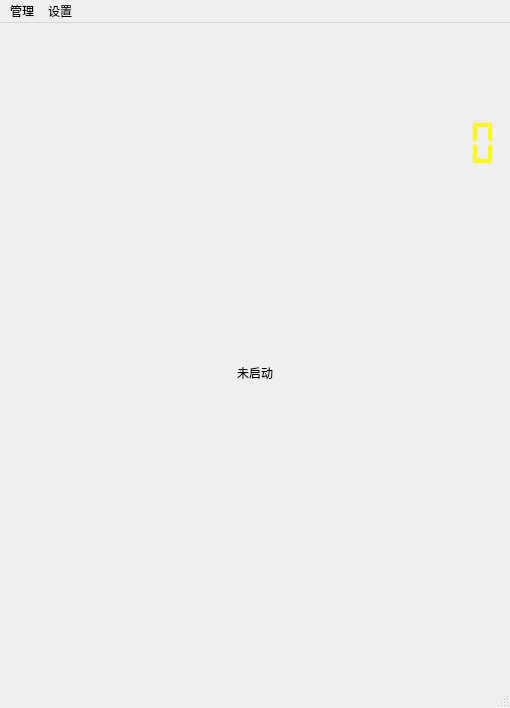
<?xml version="1.0" encoding="UTF-8"?>
<ui version="4.0">
 <class>MainWindow</class>
 <widget class="QMainWindow" name="MainWindow">
  <property name="geometry">
   <rect>
    <x>0</x>
    <y>0</y>
    <width>510</width>
    <height>708</height>
   </rect>
  </property>
  <property name="windowTitle">
   <string>门禁系统</string>
  </property>
  <property name="styleSheet">
   <string notr="true"/>
  </property>
  <widget class="QWidget" name="centralwidget">
   <property name="styleSheet">
    <string notr="true">border-image:url(./data/background.jpg)</string>
   </property>
   <layout class="QGridLayout" name="gridLayout">
    <item row="0" column="0">
     <layout class="QGridLayout" name="gridLayout_1" rowstretch="1,4,8,4">
      <item row="0" column="0">
       <layout class="QVBoxLayout" name="verticalLayout_1">
        <item>
         <spacer name="verticalSpacer">
          <property name="orientation">
           <enum>Qt::Vertical</enum>
          </property>
          <property name="sizeHint" stdset="0">
           <size>
            <width>20</width>
            <height>40</height>
           </size>
          </property>
         </spacer>
        </item>
       </layout>
      </item>
      <item row="3" column="0">
       <layout class="QVBoxLayout" name="verticalLayout_2">
        <item>
         <widget class="QLabel" name="result">
          <property name="font">
           <font>
            <pointsize>40</pointsize>
           </font>
          </property>
          <property name="autoFillBackground">
           <bool>false</bool>
          </property>
          <property name="styleSheet">
           <string notr="true">color: red;border-image:url()</string>
          </property>
          <property name="text">
           <string/>
          </property>
          <property name="alignment">
           <set>Qt::AlignCenter</set>
          </property>
         </widget>
        </item>
       </layout>
      </item>
      <item row="2" column="0">
       <widget class="QLabel" name="label">
        <property name="sizePolicy">
         <sizepolicy hsizetype="Preferred" vsizetype="Preferred">
          <horstretch>0</horstretch>
          <verstretch>0</verstretch>
         </sizepolicy>
        </property>
        <property name="minimumSize">
         <size>
          <width>60</width>
          <height>80</height>
         </size>
        </property>
        <property name="maximumSize">
         <size>
          <width>1280</width>
          <height>960</height>
         </size>
        </property>
        <property name="sizeIncrement">
         <size>
          <width>0</width>
          <height>0</height>
         </size>
        </property>
        <property name="layoutDirection">
         <enum>Qt::LeftToRight</enum>
        </property>
        <property name="autoFillBackground">
         <bool>false</bool>
        </property>
        <property name="styleSheet">
         <string notr="true">border-image:url()</string>
        </property>
        <property name="text">
         <string>未启动</string>
        </property>
        <property name="scaledContents">
         <bool>true</bool>
        </property>
        <property name="alignment">
         <set>Qt::AlignCenter</set>
        </property>
       </widget>
      </item>
      <item row="1" column="0">
       <layout class="QVBoxLayout" name="verticalLayout_3">
        <item>
         <widget class="QLCDNumber" name="lcdNumber">
          <property name="font">
           <font>
            <pointsize>8</pointsize>
           </font>
          </property>
          <property name="styleSheet">
           <string notr="true">border-image:url();color: yellow;border:none;</string>
          </property>
          <property name="digitCount">
           <number>20</number>
          </property>
          <property name="segmentStyle">
           <enum>QLCDNumber::Flat</enum>
          </property>
         </widget>
        </item>
       </layout>
      </item>
     </layout>
    </item>
   </layout>
  </widget>
  <widget class="QMenuBar" name="menubar">
   <property name="geometry">
    <rect>
     <x>0</x>
     <y>0</y>
     <width>510</width>
     <height>23</height>
    </rect>
   </property>
   <widget class="QMenu" name="Setup">
    <property name="title">
     <string>设置</string>
    </property>
    <addaction name="Open_cam"/>
    <addaction name="Open_face_regionizer"/>
    <addaction name="Face_data_get"/>
    <addaction name="Train_face_data"/>
    <addaction name="Select_model_file"/>
   </widget>
   <widget class="QMenu" name="Manage">
    <property name="title">
     <string>管理</string>
    </property>
    <addaction name="Login"/>
    <addaction name="Register"/>
    <addaction name="Signout"/>
    <addaction name="AutoRun"/>
    <addaction name="CloseWindow"/>
   </widget>
   <addaction name="Manage"/>
   <addaction name="Setup"/>
  </widget>
  <widget class="QStatusBar" name="statusbar"/>
  <action name="Open_cam">
   <property name="text">
    <string>开启摄像头</string>
   </property>
  </action>
  <action name="Open_face_regionizer">
   <property name="text">
    <string>启动人脸识别</string>
   </property>
  </action>
  <action name="Face_data_get">
   <property name="text">
    <string>录入人脸数据</string>
   </property>
  </action>
  <action name="Train_face_data">
   <property name="text">
    <string>训练人脸模型</string>
   </property>
  </action>
  <action name="Login">
   <property name="text">
    <string>登录</string>
   </property>
  </action>
  <action name="Register">
   <property name="text">
    <string>注册</string>
   </property>
  </action>
  <action name="Signout">
   <property name="text">
    <string>注销</string>
   </property>
  </action>
  <action name="CloseWindow">
   <property name="text">
    <string>退出程序</string>
   </property>
  </action>
  <action name="AutoRun">
   <property name="text">
    <string>自动运行</string>
   </property>
  </action>
  <action name="Select_model_file">
   <property name="text">
    <string>选择模型文件</string>
   </property>
   <property name="visible">
    <bool>false</bool>
   </property>
  </action>
 </widget>
 <resources/>
 <connections/>
</ui>
